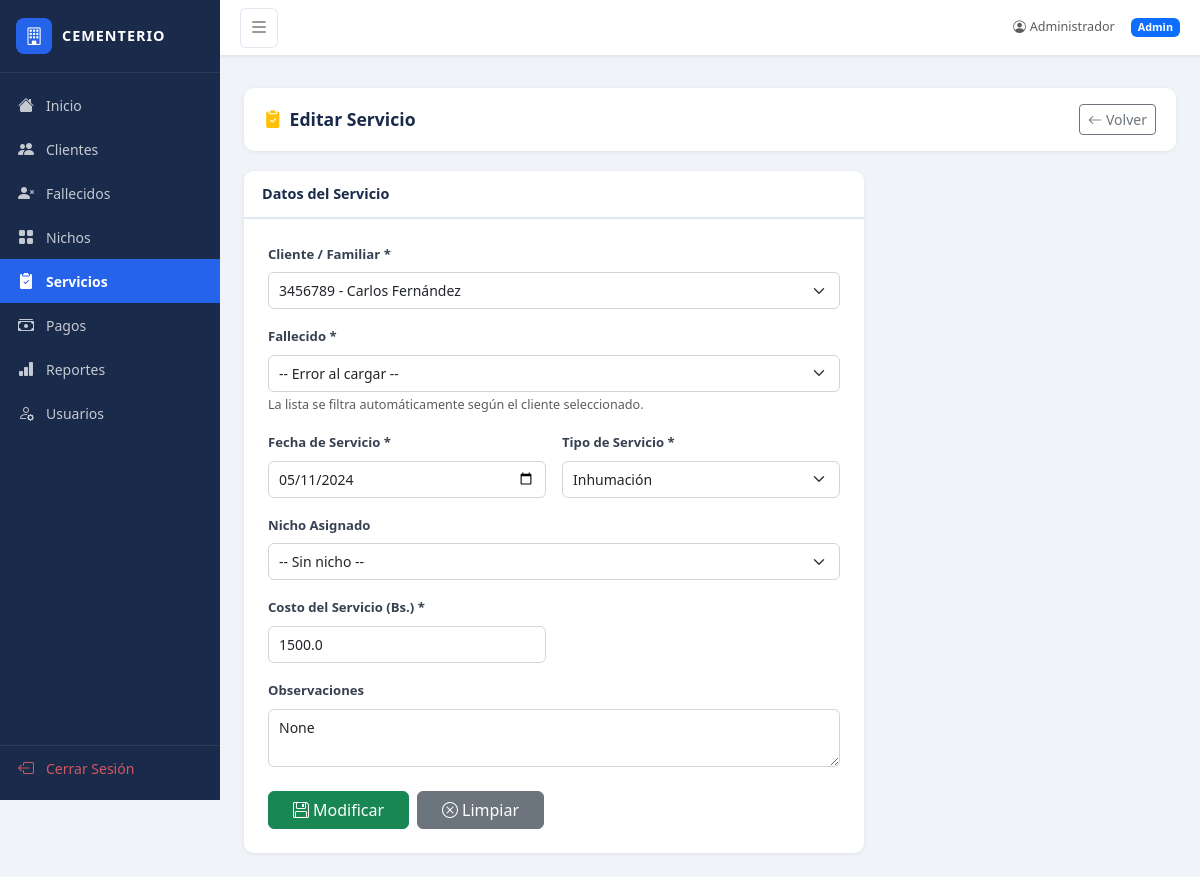
The app's page /servicios/editar/3 (signed in) with its own data.
### app.py (models this page shows)
class Servicio(db.Model):
    id = db.Column(db.Integer, primary_key=True)
    cliente_id = db.Column(db.Integer, db.ForeignKey('cliente.id'), nullable=False)
    fallecido_id = db.Column(db.Integer, db.ForeignKey('fallecido.id'), nullable=False)
    nicho_id = db.Column(db.Integer, db.ForeignKey('nicho.id'))
    fecha_servicio = db.Column(db.Date, nullable=False)
    tipo_servicio = db.Column(db.String(50), nullable=False)
    costo = db.Column(db.Float, nullable=False)
    observaciones = db.Column(db.Text)
    pagos = db.relationship('Pago', backref='servicio', lazy=True)

class Cliente(db.Model):
    id = db.Column(db.Integer, primary_key=True)
    ci = db.Column(db.String(20), unique=True, nullable=False)
    nombre_completo = db.Column(db.String(150), nullable=False)
    direccion = db.Column(db.String(200))
    telefono = db.Column(db.String(20))
    correo = db.Column(db.String(100))
    estado = db.Column(db.String(20), default='Activo')
    fallecidos = db.relationship('Fallecido', backref='cliente', lazy=True)
    servicios = db.relationship('Servicio', backref='cliente', lazy=True)

### app.py (the view, shortened to what this page needs)
@app.route('/servicios/editar/<int:id>', methods=['GET', 'POST'])
@login_required
def servicio_editar(id):
    s = Servicio.query.get_or_404(id)
    clientes_lista = Cliente.query.all()
    fallecidos_lista = Fallecido.query.all()
    nichos_lista = Nicho.query.all()
    return render_template('servicio_form.html', servicio=s,
                           clientes=clientes_lista, fallecidos=fallecidos_lista, nichos=nichos_lista)

### app.py (called while the page is built)
def login_required(f):
    @wraps(f)
    def decorated_function(*args, **kwargs):
        if 'user_id' not in session:
            return redirect(url_for('login'))
        return f(*args, **kwargs)
    return decorated_function

### templates/servicio_form.html (shortened to what this page needs)
{% extends "base.html" %}
{% block content %}
<div class="page-header">
    <h4><i class="bi bi-clipboard2-check-fill me-2 text-warning"></i>{{ 'Editar' if servicio else 'Nuevo' }} Servicio</h4>
    <a href="{{ url_for('servicios') }}" class="btn btn-outline-secondary btn-sm">
        <i class="bi bi-arrow-left me-1"></i>Volver
    </a>
</div>
<div class="card" style="max-width:620px;">
    <div class="card-header">Datos del Servicio</div>
    <div class="card-body p-4">
        <form method="POST">
            <div class="row g-3">
                <div class="col-12">
                    <label class="form-label">Cliente / Familiar *</label>
                    <select name="cliente_id" class="form-select" id="cliente_id" required>
                        {% for c in clientes %}
                        <option value="{{ c.id }}" {% if servicio and servicio.cliente_id == c.id %}selected{% endif %}>
                            {{ c.ci }} - {{ c.nombre_completo }}
                        </option>
                        {% endfor %}
                    </select>
                </div>
                <div class="col-12">
                    <label class="form-label">Fallecido *</label>
                    <select name="fallecido_id" class="form-select" id="fallecido_id" required>
                        <option value="">-- Primero seleccione un cliente --</option>
                    </select>
                    <div class="form-text">La lista se filtra automáticamente según el cliente seleccionado.</div>
                </div>
                <div class="col-md-6">
                    <label class="form-label">Fecha de Servicio *</label>
                    <input type="date" name="fecha_servicio" class="form-control"
                           value="{{ servicio.fecha_servicio.strftime('%Y-%m-%d') if servicio else '' }}" required>
                </div>
                <div class="col-md-6">
                    <label class="form-label">Tipo de Servicio *</label>
                    <select name="tipo_servicio" class="form-select" required>
                        <option value="Inhumación" {% if servicio and servicio.tipo_servicio == 'Inhumación' %}selected{% endif %}>Inhumación</option>
                    </select>
                </div>
                <div class="col-12">
                    <label class="form-label">Nicho Asignado</label>
                    <select name="nicho_id" class="form-select">
                        <option value="">-- Sin nicho --</option>
                    </select>
                </div>
                <div class="col-md-6">
                    <label class="form-label">Costo del Servicio (Bs.) *</label>
                    <input type="number" step="0.01" name="costo" class="form-control"
                           value="{{ servicio.costo if servicio else '' }}" required>
                </div>
                <div class="col-12">
                    <label class="form-label">Observaciones</label>
                    <textarea name="observaciones" class="form-control" rows="2">{{ servicio.observaciones if servicio else '' }}</textarea>
                </div>
            </div>
            <div class="mt-4 d-flex gap-2">
                <button type="submit" class="btn btn-success px-4">
                    <i class="bi bi-floppy me-1"></i>{{ 'Modificar' if servicio else 'Guardar' }}
                </button>
                <a href="{{ url_for('servicios') }}" class="btn btn-secondary px-4">
                    <i class="bi bi-x-circle me-1"></i>Limpiar
                </a>
            </div>
        </form>
    </div>
</div>
{% endblock %}

### static/css/style.css (style rules this page uses)
:root { --sidebar-width: 220px; --sidebar-bg: #1a2a4a; --sidebar-active: #2563eb; --sidebar-hover: #243555; --topbar-h: 56px; --accent: #2563eb; --accent-dark: #1d4ed8; }
* { box-sizing: border-box; }
body { background: #f0f4f8; font-family: 'Segoe UI', system-ui, sans-serif; font-size: 0.9rem; }
.page-header { background: #fff; border-radius: 10px; padding: 16px 20px; margin-bottom: 20px; box-shadow: 0 1px 4px rgba(0,0,0,0.07); display: flex; align-items: center; justify-content: space-between; }
.page-header h4 { margin: 0; font-weight: 700; color: #1a2a4a; font-size: 1.1rem; }
.card { border: none; border-radius: 10px; box-shadow: 0 1px 4px rgba(0,0,0,0.08); }
.card-header { background: #fff; border-bottom: 2px solid #e2e8f0; font-weight: 600; color: #1a2a4a; border-radius: 10px 10px 0 0 !important; padding: 12px 18px; }
.form-label { font-weight: 600; font-size: 0.82rem; color: #374151; }
.form-control, .form-select { border: 1px solid #d1d5db; border-radius: 6px; font-size: 0.875rem; padding: 7px 10px; }

### records on screen
Servicio: cliente_id "3456789 - Carlos Fernández", fecha_servicio "05/11/2024", tipo_servicio "Inhumación", costo "1500.0", observaciones "None"

### other values on screen
{{ session.nombre }} "Administrador"
{{ session.rol|capitalize }} "Admin"
{{ 'Editar' if servicio else 'Nuevo' }} "Editar"
{{ 'Modificar' if servicio else 'Guardar' }} "Modificar"
